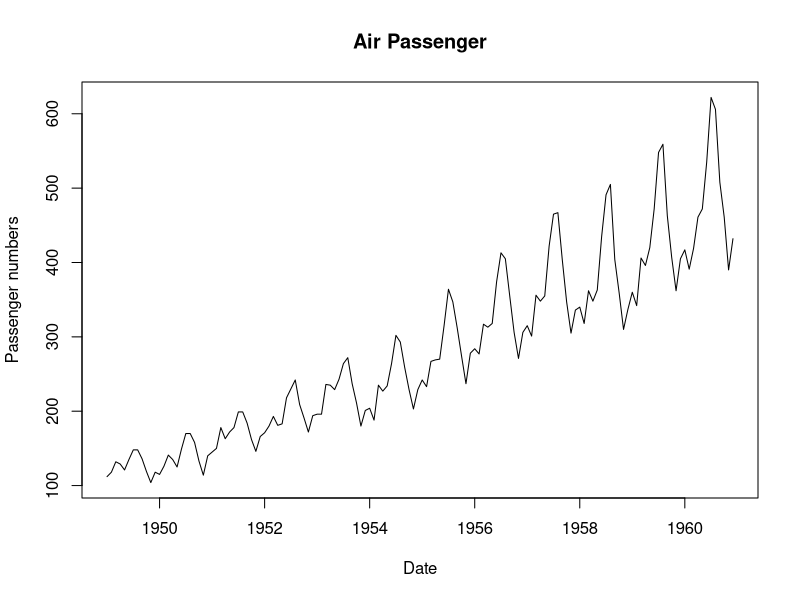
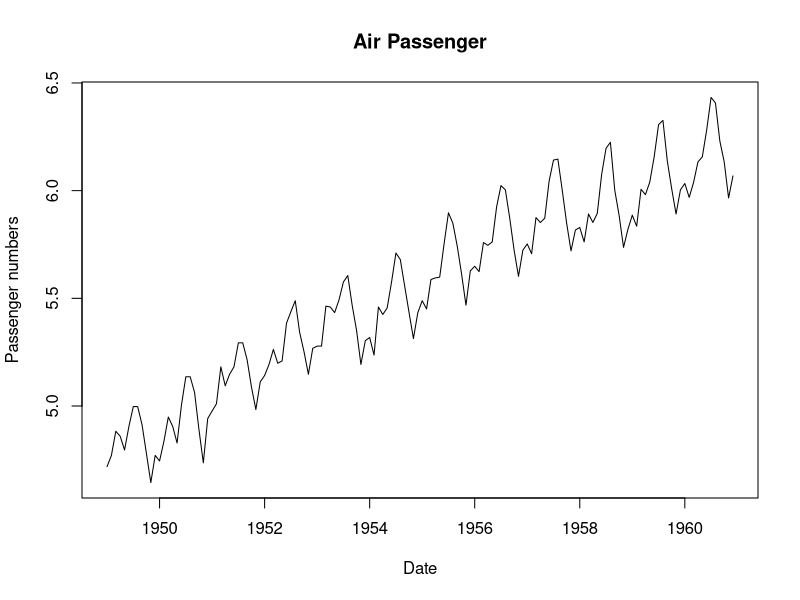
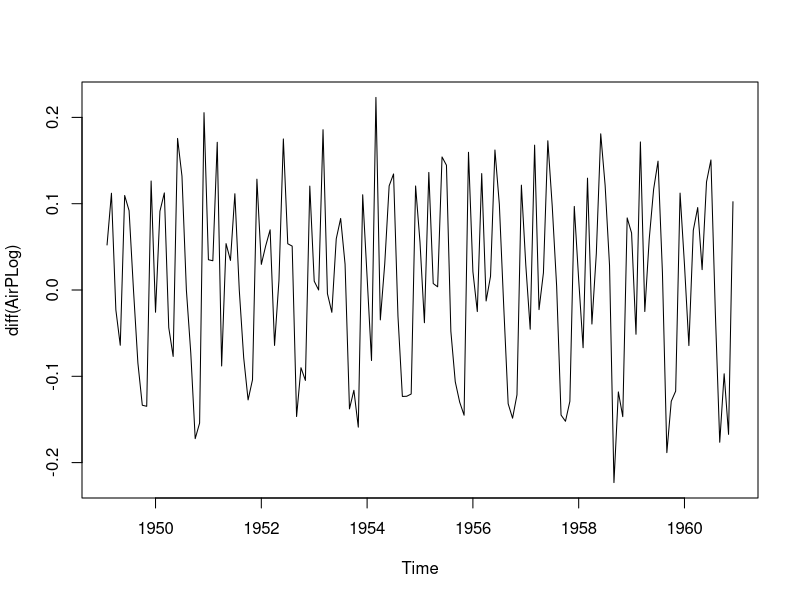
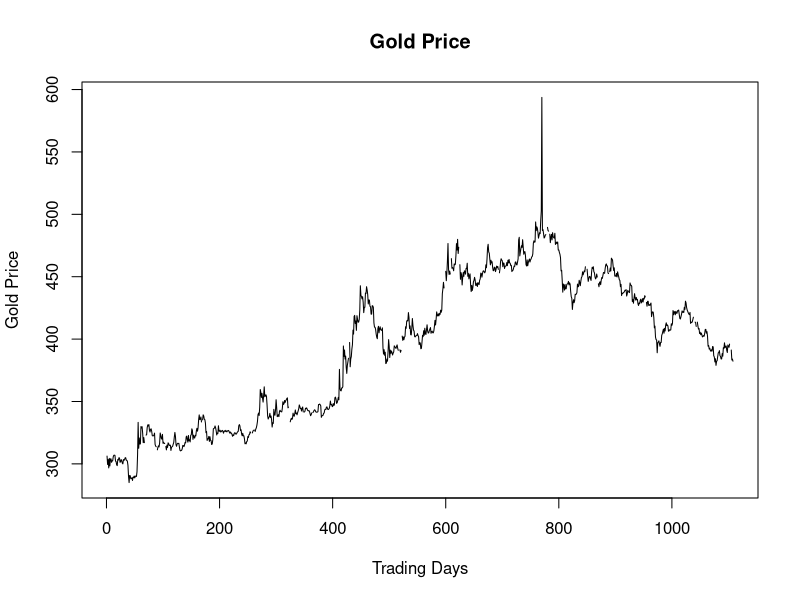
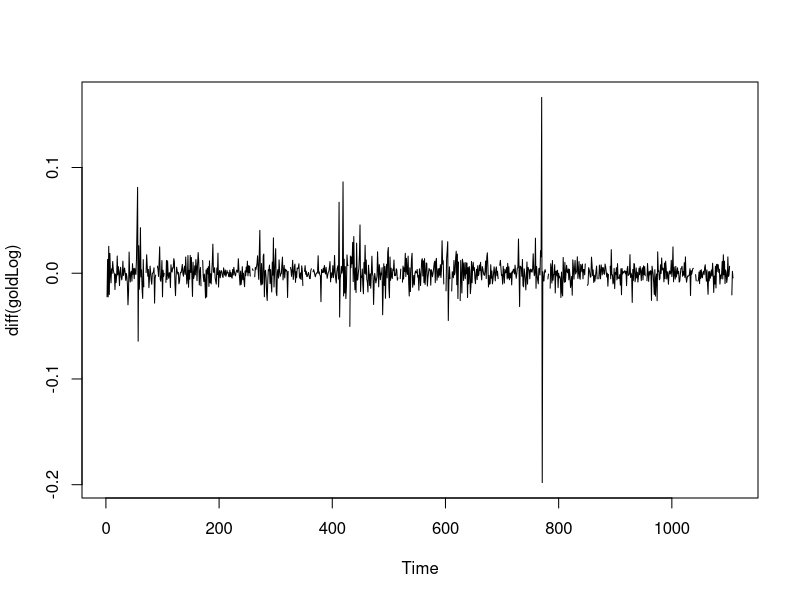
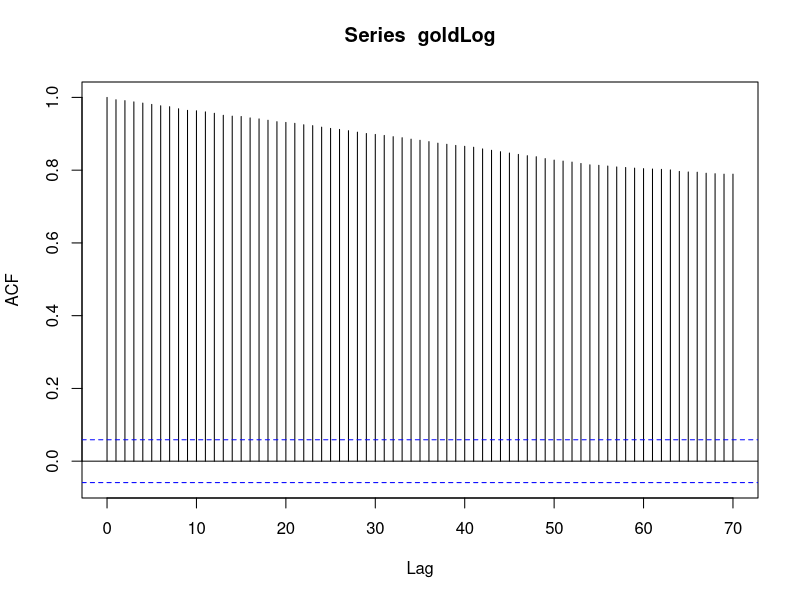

Write the R code that produced these figures, in order.
## ---- chunk 1
library(ggfortify)
library(tseries)
library(forecast)

data(AirPassengers)
AirP <- AirPassengers
## ---- chunk 2
plot(AirP,xlab="Date", ylab = "Passenger numbers",main="Air Passenger")
## ---- chunk 3
AirPLog = log(AirP)
plot(AirPLog,xlab="Date", ylab = "Passenger numbers",main="Air Passenger")
## ---- chunk 4
plot(diff(AirPLog))
## ---- chunk 5
data(gold)
goldPrice <- gold
## ---- chunk 6
plot(goldPrice,xlab="Trading Days", ylab = "Gold Price",main="Gold Price")
## ---- chunk 7
goldLog <- log(goldPrice)
# gráfica de diferencia
plot(diff(goldLog))
## ---- chunk 8
acf(goldLog, lag.max = 70, na.action = na.pass)
